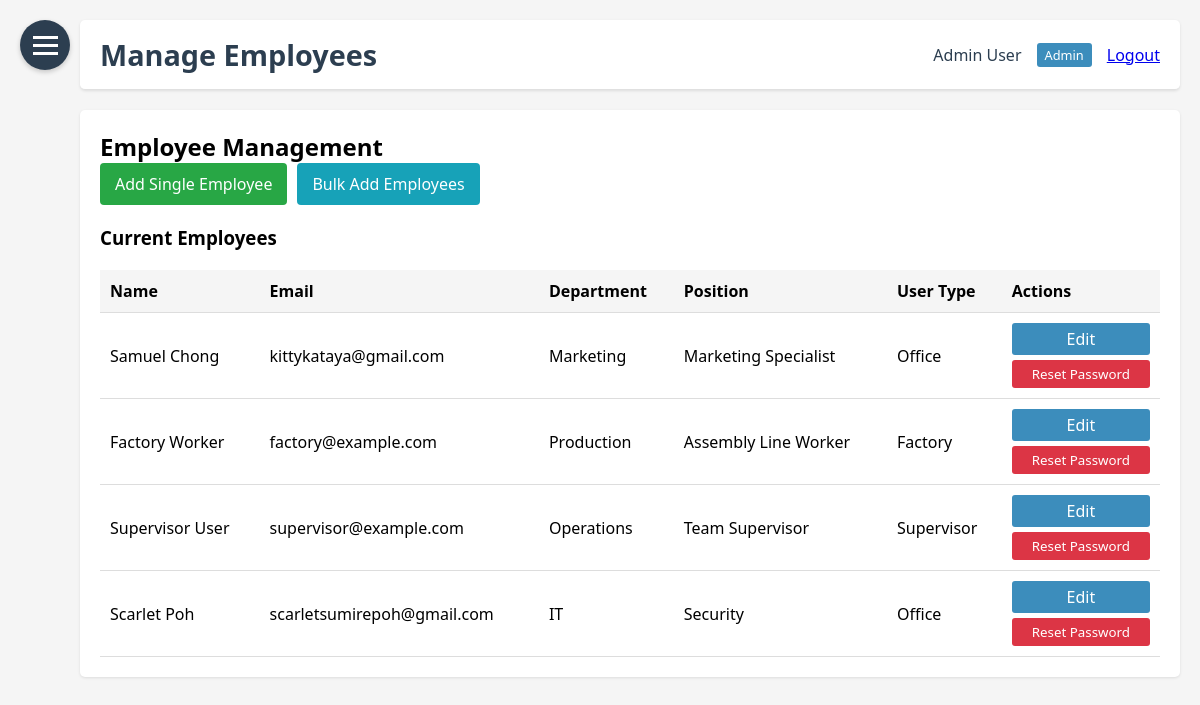
The app's page /manage_employees (signed in), older data.
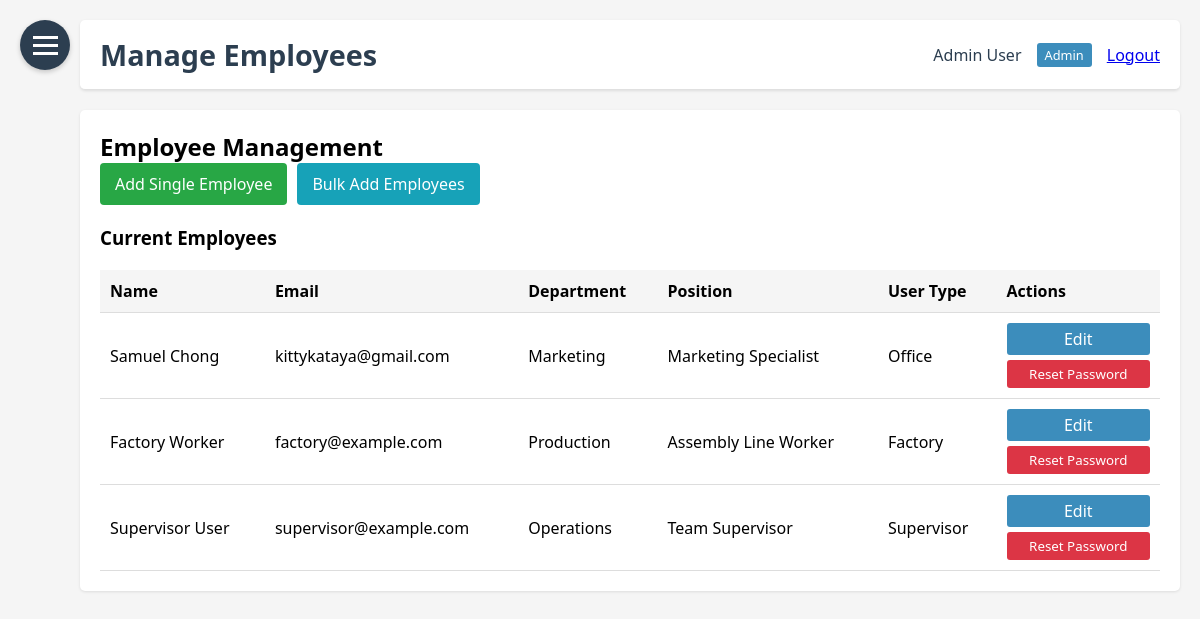
The same page, newer data.
### HerculesSystem.py (models this page shows, shortened)
class Employee(UserMixin, db.Model):
    id = db.Column(db.Integer, primary_key=True)
    username = db.Column(db.String(80), unique=True, nullable=False)
    password = db.Column(db.String(120), nullable=False)
    full_name = db.Column(db.String(120), nullable=False)
    email = db.Column(db.String(120), unique=True, nullable=False)
    department = db.Column(db.String(80))
    position = db.Column(db.String(80))
    hire_date = db.Column(db.Date)
    is_admin = db.Column(db.Boolean, default=False)
    user_type = db.Column(db.String(20), default='employee')  # admin, supervisor, office, factory

### HerculesSystem.py (the view)
@app.route('/manage_employees')
@login_required
def manage_employees():
    if current_user.user_type != 'admin':
        flash('You do not have permission to manage employees.', 'danger')
        return redirect(url_for('dashboard'))
    employees = Employee.query.filter(Employee.user_type != 'admin').all()
    return render_template('manage_employees.html', employees=employees)

### HerculesSystem.py (called while the page is built)
@login_manager.user_loader
def load_user(user_id):
    return db.session.get(Employee, int(user_id))

@app.context_processor
def inject_now():
    return {'now': datetime.utcnow()}

@app.before_request
def before_request():
    if request.url.startswith('https://'):
        new_url = request.url.replace('https://', 'http://', 1)
        return redirect(new_url, code=301)

### templates/manage_employees.html (shortened to what this page needs)
{% extends "base.html" %}
{% block header %}Manage Employees{% endblock %}
{% block content %}
<h2>Employee Management</h2>
<div style="display: flex; gap: 10px; margin-bottom: 20px; flex-wrap: wrap;">
    <a href="{{ url_for('add_employee') }}" style="background: #28a745; color: white; padding: 10px 15px; border-radius: 4px; text-decoration: none;">
        Add Single Employee
    </a>
    <a href="{{ url_for('bulk_add_employees') }}" style="background: #17a2b8; color: white; padding: 10px 15px; border-radius: 4px; text-decoration: none;">
        Bulk Add Employees
    </a>
</div>
<h3>Current Employees</h3>
{% if employees %}
<table style="width: 100%; border-collapse: collapse; margin-top: 20px;">
    <thead>
        <tr style="background: #f5f5f5;">
            <th style="padding: 10px; text-align: left; border-bottom: 1px solid #ddd;">Name</th>
            <th style="padding: 10px; text-align: left; border-bottom: 1px solid #ddd;">Email</th>
            <th style="padding: 10px; text-align: left; border-bottom: 1px solid #ddd;">Department</th>
            <th style="padding: 10px; text-align: left; border-bottom: 1px solid #ddd;">Position</th>
            <th style="padding: 10px; text-align: left; border-bottom: 1px solid #ddd;">User Type</th>
            <th style="padding: 10px; text-align: left; border-bottom: 1px solid #ddd;">Actions</th>
        </tr>
    </thead>
    <tbody>
        {% for employee in employees %}
        <tr>
            <td style="padding: 10px; border-bottom: 1px solid #ddd;">{{ employee.full_name }}</td>
            <td style="padding: 10px; border-bottom: 1px solid #ddd;">{{ employee.email }}</td>
            <td style="padding: 10px; border-bottom: 1px solid #ddd;">{{ employee.department }}</td>
            <td style="padding: 10px; border-bottom: 1px solid #ddd;">{{ employee.position }}</td>
            <td style="padding: 10px; border-bottom: 1px solid #ddd;">{{ employee.user_type|title }}</td>
            <td style="padding: 10px; border-bottom: 1px solid #ddd;">
                <div style="display: flex; flex-direction: column; gap: 5px;">
                    <a href="{{ url_for('edit_employee', employee_id=employee.id) }}"
                       style="background: #3c8dbc; color: white; padding: 5px 10px; border-radius: 3px; text-decoration: none; text-align: center;">
                        Edit
                    </a>
                    <form action="{{ url_for('reset_password', employee_id=employee.id) }}" method="POST" style="margin: 0;">
                        <button type="submit"
                                style="background: #dc3545; color: white; padding: 5px 10px; border: none; border-radius: 3px; cursor: pointer; width: 100%;"
                                onclick="return confirm('Are you sure you want to reset the password for {{ employee.full_name }}? An email will be sent with the new password.')">
                            Reset Password
                        </button>
                    </form>
                </div>
            </td>
        </tr>
        {% endfor %}
    </tbody>
</table>
{% else %}
<p>No employees found.</p>
{% endif %}
{% endblock %}

Row changes from the older to the newer data that the page shows:
removed Employee: full_name "Scarlet Poh", email "scarletsumirepoh@gmail.com", department "IT", position "Security", user_type "Office"
